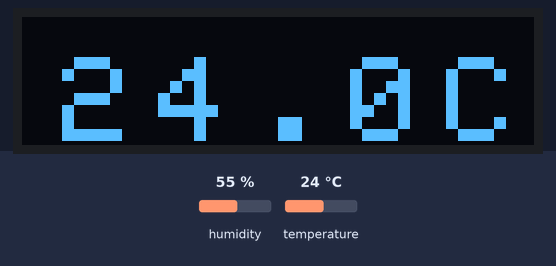
Recording of a program running on a simulated pyboard running MicroPython. Parts: 128×32 one-colour display. Inputs (shaded band) come from the test bench; at power-on: humidity 55 %, temperature 24 °C. Library files of the repository ran but are not shown: ssd1306.py.

Above: at 1.2 s.
1.3 s: humidity set to 22 %
At 3.8 s:
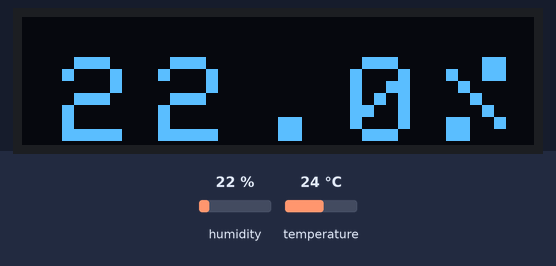
4.6 s: temperature set to 12 °C
At 7.4 s:
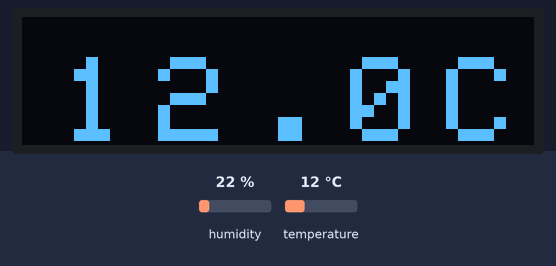
7.8 s: humidity set to 40 %
At 9.8 s:
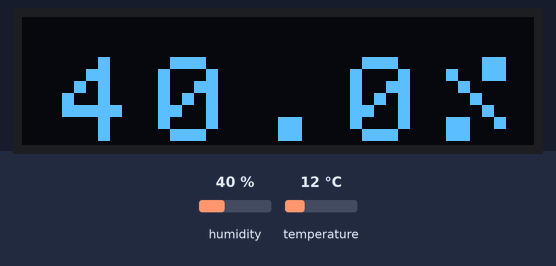
10.9 s: temperature set to 19 °C
At 13.4 s:
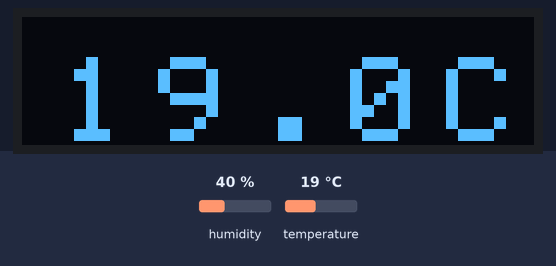
Timing chart, 0 to 14.9 s (numbered marks = the images above; inputs shaded):
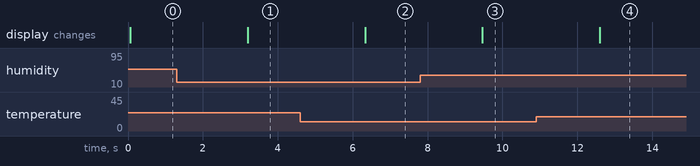

Measured:
- after the input at 1.3 s, the display: changes after 1.9 s (image 1)
- after the input at 4.6 s, the display: changes after 1.7 s (image 2)
- after the input at 7.8 s, the display: changes after 1.7 s (image 3)
- after the input at 10.9 s, the display: changes after 1.7 s (image 4)

The program:

main.py
```python
from machine import Pin, I2C
import ssd1306
import dht
import time

# 定义引脚
DHTPIN = 16  # DHT22 数据引脚连接到 GP16
OLED_SCL = 5  # I2C 时钟引脚
OLED_SDA = 4  # I2C 数据引脚

# 初始化 DHT 传感器
dht_sensor = dht.DHT22(Pin(DHTPIN))

# 初始化 I2C 接口和 OLED 显示屏
i2c = I2C(0, scl=Pin(OLED_SCL), sda=Pin(OLED_SDA))
oled_width = 128
oled_height = 32
oled = ssd1306.SSD1306_I2C(oled_width, oled_height, i2c)

previous_time = time.ticks_ms()
interval = 3000  # 3秒间隔
show_temperature = True  # 切换显示标志


# 自定义字体数据（16x16字体）
font = {
    '0': [0x3E, 0x51, 0x49, 0x45, 0x3E],
    '1': [0x00, 0x42, 0x7F, 0x40, 0x00],
    '2': [0x72, 0x49, 0x49, 0x49, 0x46],
    '3': [0x21, 0x41, 0x49, 0x4D, 0x33],
    '4': [0x18, 0x14, 0x12, 0x7F, 0x10],
    '5': [0x27, 0x45, 0x45, 0x45, 0x39],
    '6': [0x3C, 0x4A, 0x49, 0x49, 0x30],
    '7': [0x01, 0x71, 0x09, 0x05, 0x03],
    '8': [0x36, 0x49, 0x49, 0x49, 0x36],
    '9': [0x06, 0x49, 0x49, 0x29, 0x1E],
    '.': [0x00, 0x00, 0x60, 0x60, 0x00],
    '%': [0x62, 0x64, 0x08, 0x13, 0x23],
    'C': [0x3E, 0x41, 0x41, 0x41, 0x22],
    '温': [0x24, 0xA4, 0xA4, 0xFF, 0xA4, 0xA4, 0x24],
    '度': [0xFF, 0x24, 0x24, 0xA4, 0xA4, 0xA4, 0x64],
    '湿': [0xFF, 0x10, 0x28, 0xC6, 0x10, 0x10, 0x10],
    '度': [0xFF, 0x24, 0x24, 0xA4, 0xA4, 0xA4, 0x64],
}

def draw_char(oled, char, x, y, size=1):
    if char not in font:
        return
    data = font[char]
    for i in range(len(data)):
        for j in range(16):
            if data[i] & (1 << j):
                for a in range(size):
                    for b in range(size):
                        oled.pixel(x + i * size + a, y + j * size + b, 1)

def display_text(oled, text, x=10, y=10, size=1):
    oled.fill(0)
    offset = 0
    for char in text:
        draw_char(oled, char, x + offset, y, size)
        offset += 8 * size
    oled.show()


def read_dht_sensor():
    try:
        dht_sensor.measure()
        temperature = dht_sensor.temperature()
        humidity = dht_sensor.humidity()
        return temperature, humidity
    except OSError as e:
        print("Failed to read from DHT sensor.")
        return None, None

def main():
    global previous_time, show_temperature
    while True:
        current_time = time.ticks_ms()

        if time.ticks_diff(current_time, previous_time) >= interval:
            previous_time = current_time
            show_temperature = not show_temperature  # 切换显示内容

        temperature, humidity = read_dht_sensor()

        if temperature is None or humidity is None:
            print("Failed to read from DHT sensor!")
            display_text(oled, "...", size=2)
        else:
            if show_temperature:
                display_text(oled, "{:.1f}C".format(temperature), size=3)
            else:
                display_text(oled, "{:.1f}%".format(humidity), size=3)

        time.sleep(1)  # 小延迟以防止高频率刷新

if __name__ == "__main__":
    main()
```
